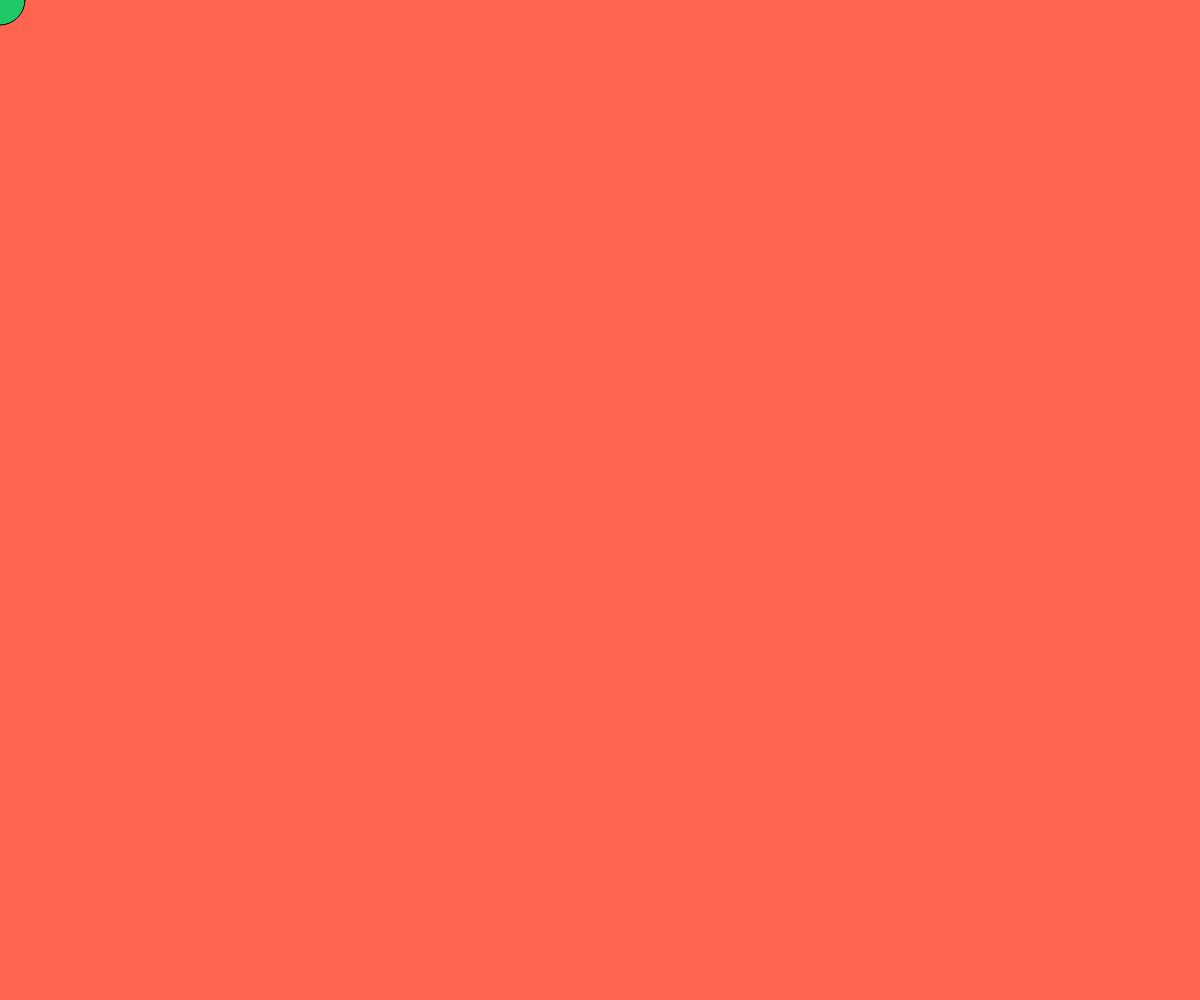
Frame 1 (no input)
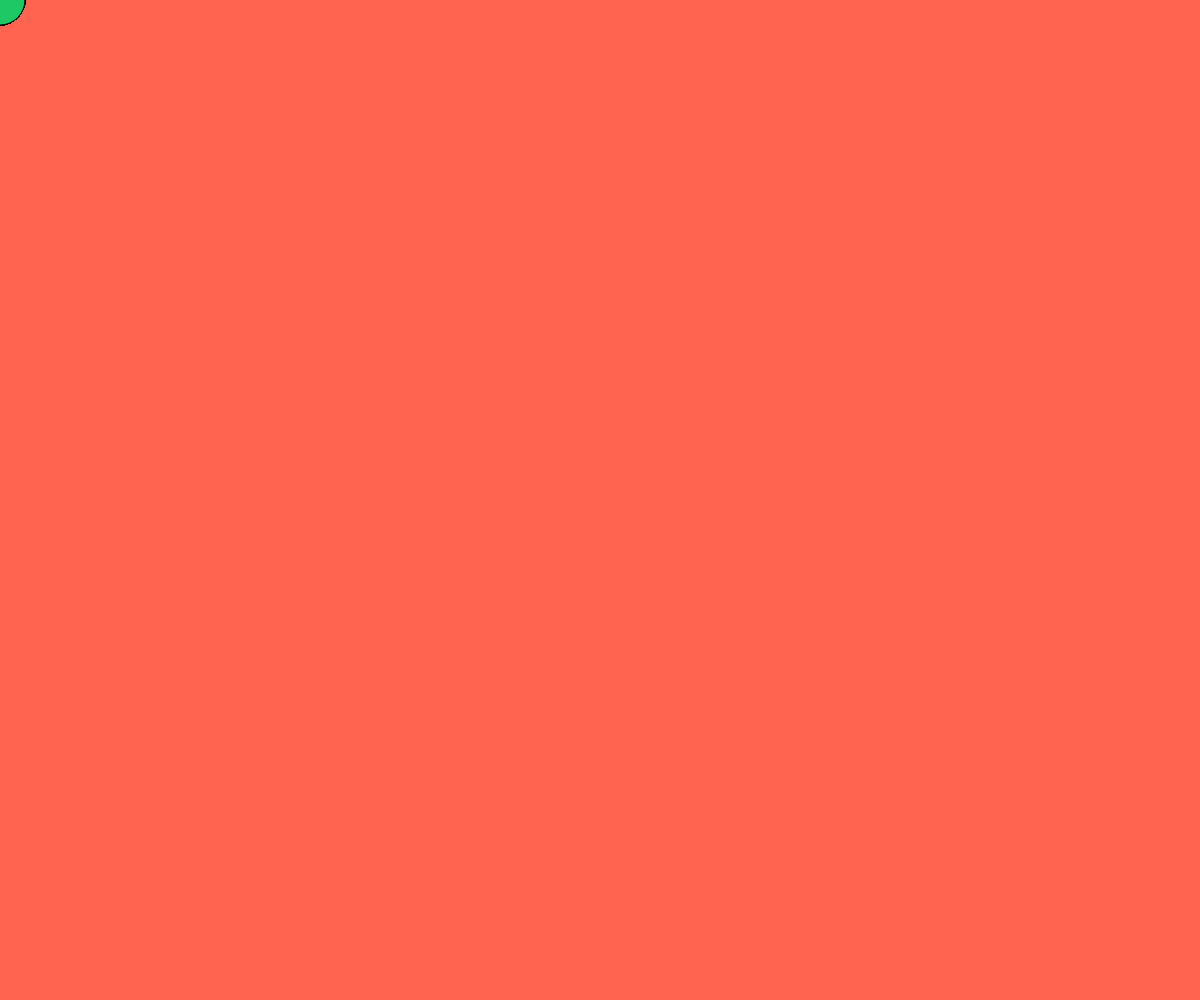
Frame 60 (no input)
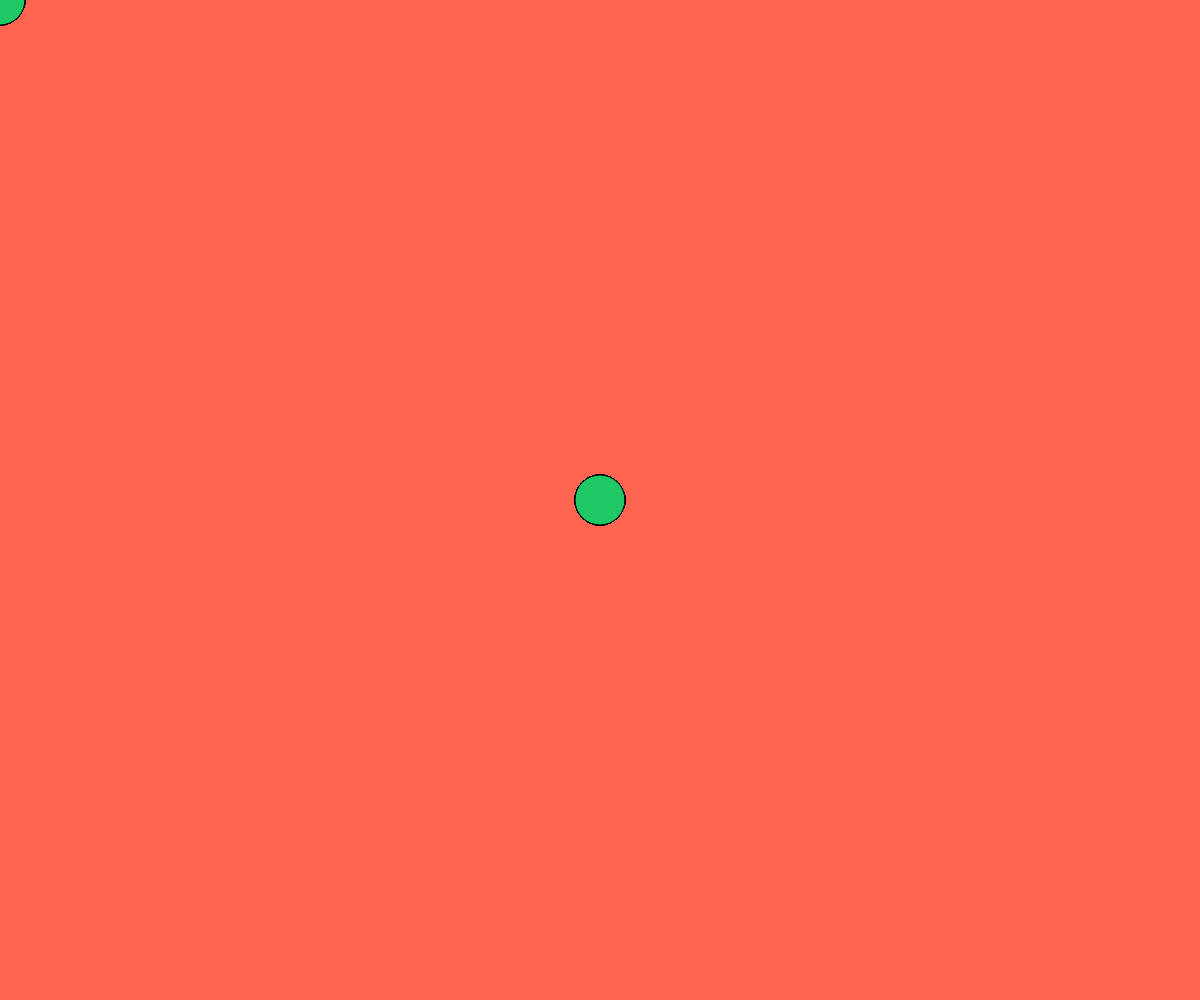
Frame 120 (the mouse pressed at the canvas centre since frame 60)

The p5.js sketch that drew these frames (run headless with seeded random() and noise() and a simulated clock; from frame 60 on, the mouse is pressed at the canvas centre):

// p5.js sketch
// ── sketch.js
//let xposition = 0;


function setup() {
  createCanvas(windowWidth, windowHeight);
  background(255, 100, 80);
  //background(255);
}

function draw() {


  fill(30, 200, 100);
  circle(mouseX, mouseY, 50);

  //xposition = xposition + 5;





}
